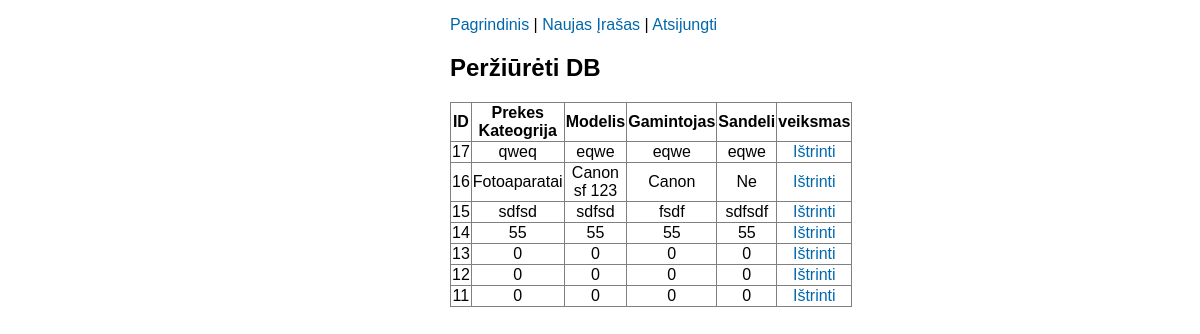
/view.php (signed in), run on the app's committed database.
### tables this page shows
CREATE TABLE `new_record` (
  `id` int(50) NOT NULL,
  `kategorija` varchar(50) NOT NULL,
  `modelis` varchar(50) NOT NULL,
  `gamintojas` varchar(50) NOT NULL,
  `sandeli` varchar(50) NOT NULL
);

### view.php (the view, shortened to what this page needs)
<?php
require('db.php');
?>
<!DOCTYPE html>
<html>
<head>
<link rel="stylesheet" href="css/style.css" />
</head>
<body>
<div class="form">
<p><a href="index.php">Pagrindinis</a> | <a href="insert.php">Naujas Įrašas</a> | <a href="logout.php">Atsijungti</a></p>
<h2>Peržiūrėti DB</h2>
<table width="100%" border="1" style="border-collapse:collapse;">
<thead>
<tr><th><strong>ID</strong></th><th><strong>Prekes Kateogrija</strong></th><th><strong>Modelis</strong></th><th><strong>Gamintojas</strong></th><th><strong>Sandeli</strong></th><th><strong>veiksmas</strong></th></tr>
</thead>
<tbody>
<?php
$count=1;
$sel_query="Select * from new_record ORDER BY id desc;";
$result = mysqli_query($con,$sel_query);
while($row = mysqli_fetch_assoc($result)) { ?>
<tr><td align="center"><?php echo $row["id"]; ?></td><td align="center"><?php echo $row["kategorija"]; ?></td><td align="center"><?php echo $row["modelis"]; ?></td><td align="center"><?php echo $row["gamintojas"]; ?></td><td align="center"><?php echo $row["sandeli"]; ?></td><td align="center"><a href="delete.php?id=<?php echo $row["id"]; ?>">Ištrinti</a></td></tr>
<?php $count++; } ?>
</tbody>
</table>
</div>
</body>
</html>

### css/style.css (style rules this page uses)
body { font-family:Arial, Sans-Serif; }
a { color:#0067ab; text-decoration:none; }
.form { width: 300px; margin: 0 auto; }

### data on the page
new_record: id "17", kategorija "qweq", modelis "eqwe", gamintojas "eqwe", sandeli "eqwe"
new_record: id "16", kategorija "Fotoaparatai", modelis "Canon sf 123", gamintojas "Canon", sandeli "Ne"
new_record: id "15", kategorija "sdfsd", modelis "sdfsd", gamintojas "fsdf", sandeli "sdfsdf"
new_record: id "14", kategorija "55", modelis "55", gamintojas "55", sandeli "55"
new_record: id "13", kategorija "0", modelis "0", gamintojas "0", sandeli "0"
new_record: id "12", kategorija "0", modelis "0", gamintojas "0", sandeli "0"
new_record: id "11", kategorija "0", modelis "0", gamintojas "0", sandeli "0"
